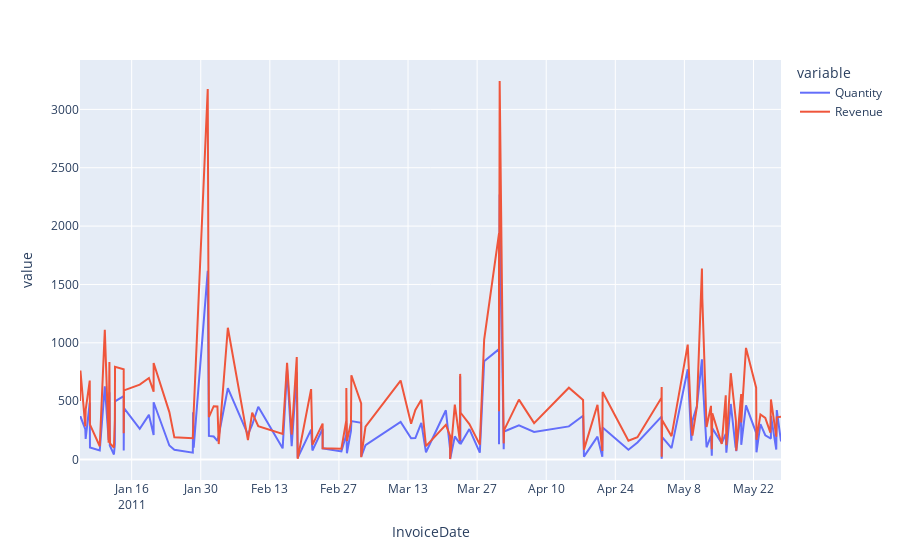

This figure's notebook cell:
### Markdown cell above
## 2. Create an interactive line chart showing quantity and revenue sold to France between January 1st and May 31st 2011.

### Code cell
data = df.loc[(df.InvoiceDate >= '2011-1-1') & (df.InvoiceDate <= '2011-5-31') & (df.Country=='France')]

data = data.groupby('InvoiceDate')[['Quantity', 'Revenue']].sum()

px.line(data, x=data.index, y=['Quantity', 'Revenue'], title='')
